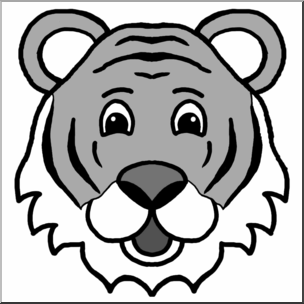
#> input picture data/tiger.png, 304 x 304 px
$ python tiger.py
#> lines starting #> are read from the running program, lines starting #| are printed output that depends on the picture
# Change the color of the corresponding parts of the tiger to orange
# (we assume that the gray color throughout the image has the same level).
import cv2


def print_image(name, img):
    cv2.namedWindow(name)
    cv2.imshow(name, img)


def tiger(path):
#> called with path = 'data/tiger.png'
    def save_point(event, x, y, flags, param):
        if event == cv2.EVENT_LBUTTONDOWN:
            print(img_tmp[x, y])  # checking grey color value

    img = cv2.imread(path)
#> img is the input picture: shape (304, 304, 3); min 0, max 255, mean 178.7
    print_image('tiger', img)
    cv2.setMouseCallback('tiger', save_point)

    img_tmp = img.copy()

    for i in range(img_tmp.shape[0]):
        for j in range(img_tmp.shape[1]):
            if img_tmp[i][j][0] == 169:
                img_tmp[i][j] = [0, 127, 254]
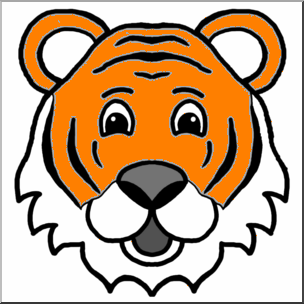
#> img_tmp: shape (304, 304, 3); mean B, G, R 140.6, 169.2, 197.8

    print_image('tiger_color', img_tmp)
    cv2.waitKey()


if __name__ == '__main__':
    file = 'data/tiger.png'
    tiger(file)
